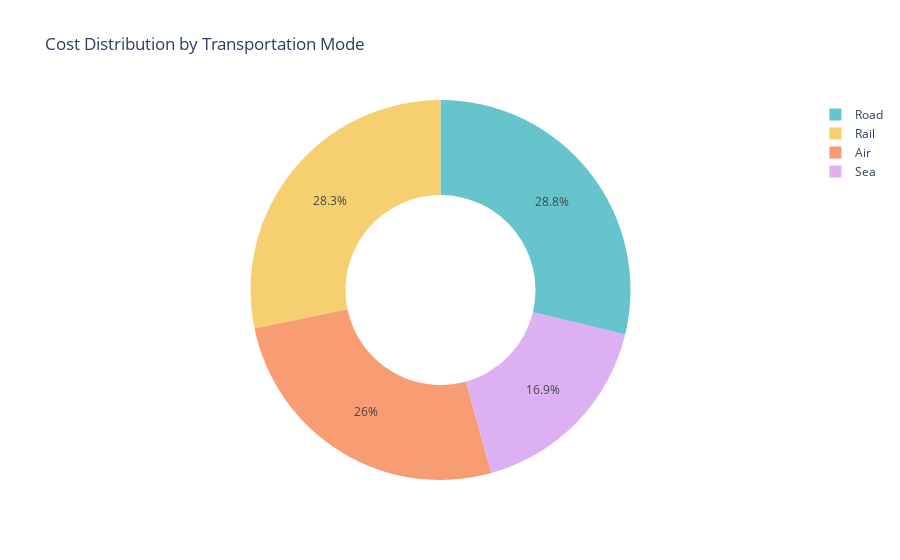

The notebook cell saved with this chart:
### Code cell
transportation_chart = px.pie(data, 
                              values='Costs', 
                              names='Transportation modes', 
                              title='Cost Distribution by Transportation Mode',
                              hole=0.5,
                              color_discrete_sequence=px.colors.qualitative.Pastel)
transportation_chart.show()

### Figure 1 — Plotly figure (JSON) as saved in the notebook; plotly's stock layout.template omitted (floating-point values rounded to 4 significant figures; data arrays with more than 128 entries replaced by an {"elided": "..."} marker saying what was removed)
{"data": [{"domain": {"x": [0, 1], "y": [0, 1]}, "hole": 0.5, "hovertemplate": "Transportation modes=%{label}<br>Costs=%{value}<extra></extra>", "labels": {"elided": "5001 str values"}, "legendgroup": "", "name": "", "showlegend": true, "type": "pie", "values": {"elided": "5001 float values"}}], "layout": {"autosize": true, "legend": {"tracegroupgap": 0}, "piecolorway": ["rgb(102, 197, 204)", "rgb(246, 207, 113)", "rgb(248, 156, 116)", "rgb(220, 176, 242)", "rgb(135, 197, 95)", "rgb(158, 185, 243)", "rgb(254, 136, 177)", "rgb(201, 219, 116)", "rgb(139, 224, 164)", "rgb(180, 151, 231)", "rgb(179, 179, 179)"], "title": {"text": "Cost Distribution by Transportation Mode"}}}
